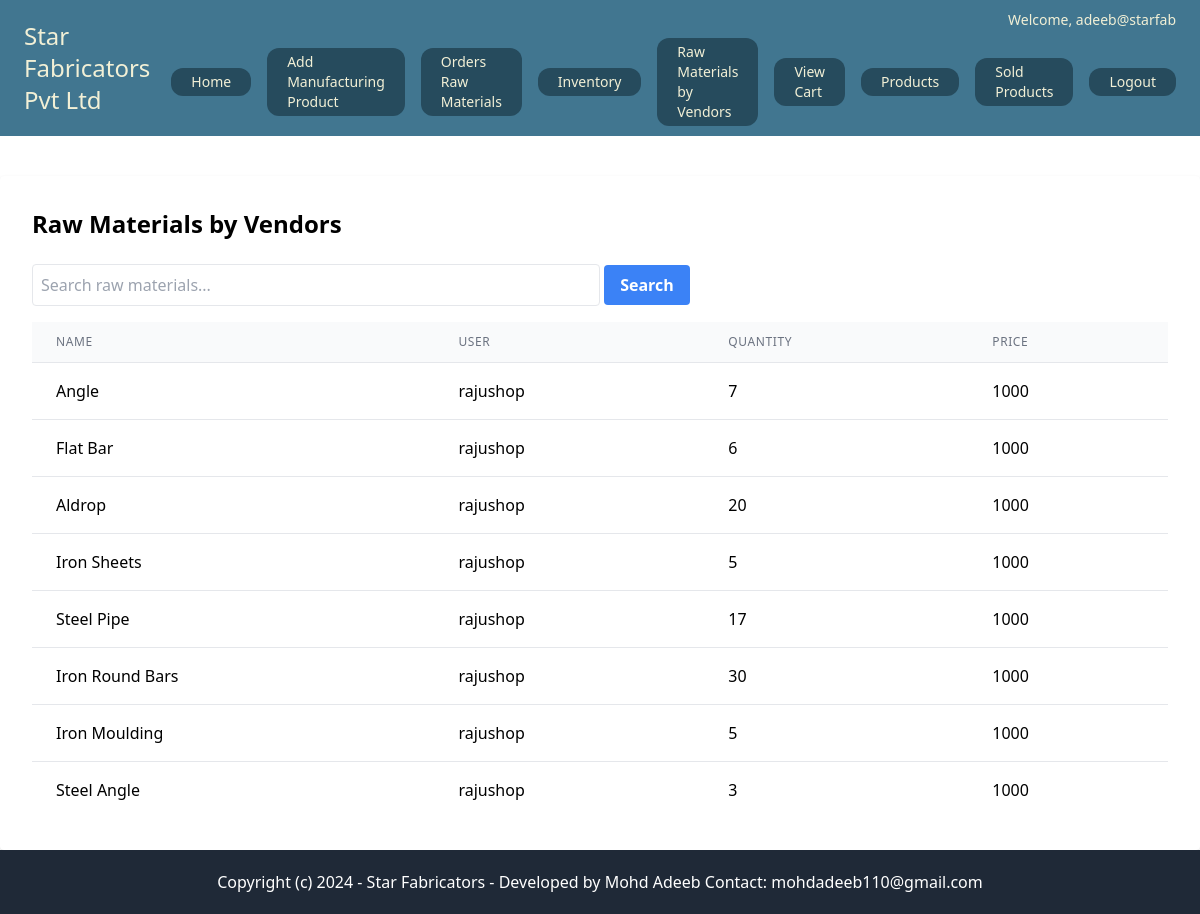
Before: /core/raw-materials/ (signed in) with the older database file.
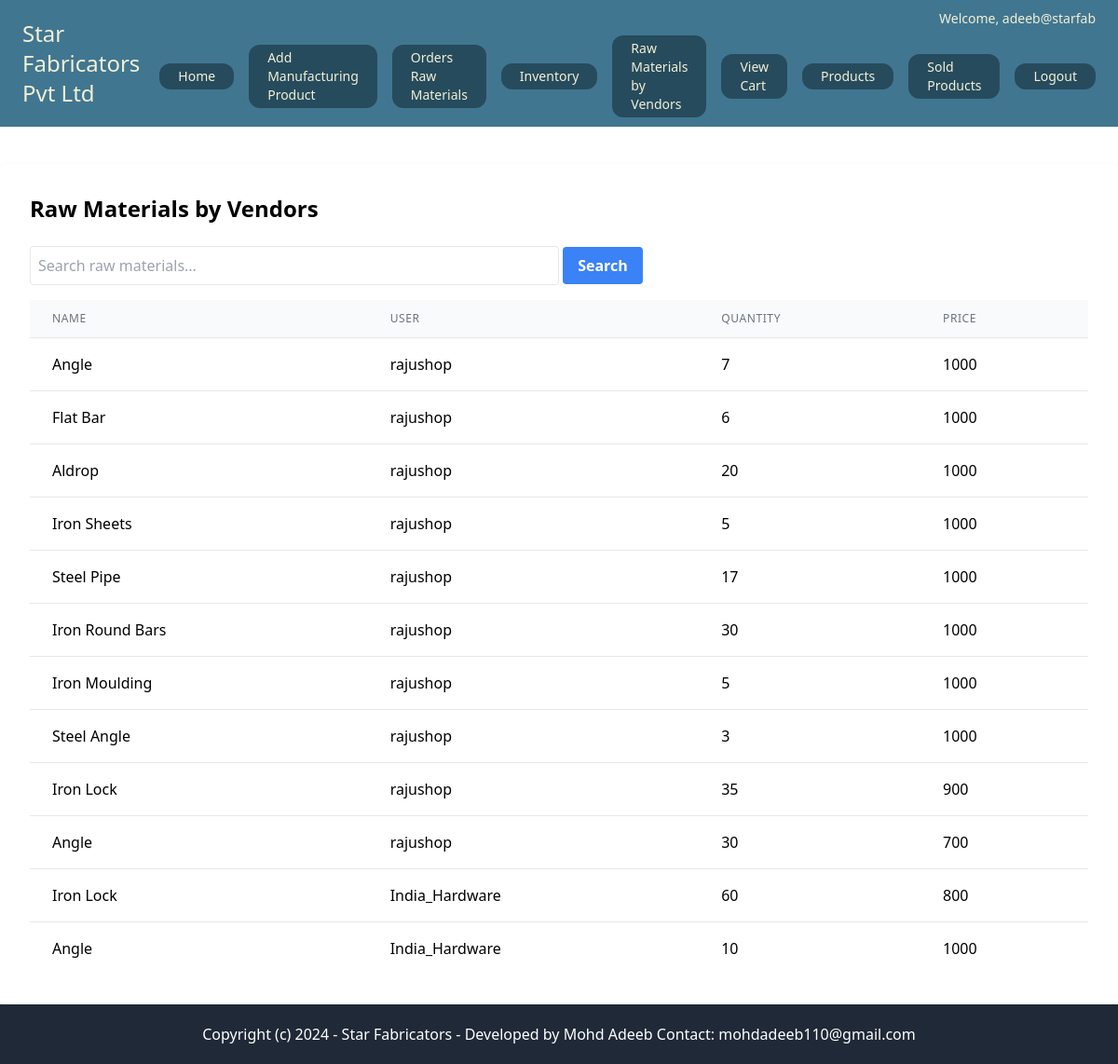
After: the same page with the newer database file.
### core/models.py (models this page shows, shortened)
class RawMaterial(models.Model):
    user = models.ForeignKey(User, on_delete=models.CASCADE)
    name = models.CharField(max_length=255)
    description = models.TextField()
    image = models.ImageField(upload_to='raw_materials/')
    quantity = models.IntegerField()
    price = models.IntegerField(default=1000)

### core/views.py (the view)
# urls.py: path('raw-materials/', views.raw_materials_view, name='raw_materials'),
@superuser_required
@login_required
def raw_materials_view(request):
    query = request.GET.get('q')
    if query:
        raw_materials = RawMaterial.objects.filter(
            models.Q(name__icontains=query) |
            models.Q(description__icontains=query) |
            models.Q(user__username__icontains=query) |
            models.Q(quantity__icontains=query) |
            models.Q(price__icontains=query)
        )
    else:
        raw_materials = RawMaterial.objects.all()
    return render(request, 'core/raw_materials.html', {'raw_materials': raw_materials})

### core/views.py (called while the page is built)
def superuser_required(view_func):
    decorated_view_func = user_passes_test(lambda u: u.is_superuser)(view_func)
    return decorated_view_func

### userprofile/context_processors.py (called while the page is built)
def user_profile(request):
    if request.user.is_authenticated:
        try:
            profile = Userprofile.objects.get(user=request.user)
        except Userprofile.DoesNotExist:
            profile = None
    else:
        profile = None
    return {'user_profile': profile}

### core/templates/core/raw_materials.html (shortened to what this page needs)
{% extends "core/base.html" %}
{% block content %}
<div class="max-w-7xl mx-auto mt-10 bg-white p-8 rounded shadow">
    <h2 class="text-2xl font-bold mb-6">Raw Materials by Vendors</h2>
    <form method="GET" action="{% url 'raw_materials' %}" class="mb-4">
        <input type="text" name="q" placeholder="Search raw materials..." value="{{ request.GET.q }}" class="border rounded p-2 w-full md:w-1/2">
        <button type="submit" class="bg-blue-500 hover:bg-blue-700 text-white font-bold py-2 px-4 rounded mt-2 md:mt-0">Search</button>
    </form>
    <table class="min-w-full divide-y divide-gray-200">
        <thead class="bg-gray-50">
            <tr>
                <th class="px-6 py-3 text-left text-xs font-medium text-gray-500 uppercase tracking-wider">Name</th>
                <th class="px-6 py-3 text-left text-xs font-medium text-gray-500 uppercase tracking-wider">User</th>
                <th class="px-6 py-3 text-left text-xs font-medium text-gray-500 uppercase tracking-wider">Quantity</th>
                <th class="px-6 py-3 text-left text-xs font-medium text-gray-500 uppercase tracking-wider">Price</th>
            </tr>
        </thead>
        <tbody class="bg-white divide-y divide-gray-200">
            {% for raw_material in raw_materials %}
            <tr>
                <td class="px-6 py-4 whitespace-nowrap">{{ raw_material.name }}</td>
                <td class="px-6 py-4 whitespace-nowrap">{{ raw_material.user.username }}</td>
                <td class="px-6 py-4 whitespace-nowrap">{{ raw_material.quantity }}</td>
                <td class="px-6 py-4 whitespace-nowrap">{{ raw_material.price }}</td>
            </tr>
            {% endfor %}
        </tbody>
    </table>
</div>
{% endblock %}

Changed rows visible on the page:
added RawMaterial: name "Iron Lock", user.username "rajushop", quantity "35", price "900"
added RawMaterial: name "Angle", user.username "rajushop", quantity "30", price "700"
added RawMaterial: name "Iron Lock", user.username "India_Hardware", quantity "60", price "800"
added RawMaterial: name "Angle", user.username "India_Hardware", quantity "10", price "1000"
